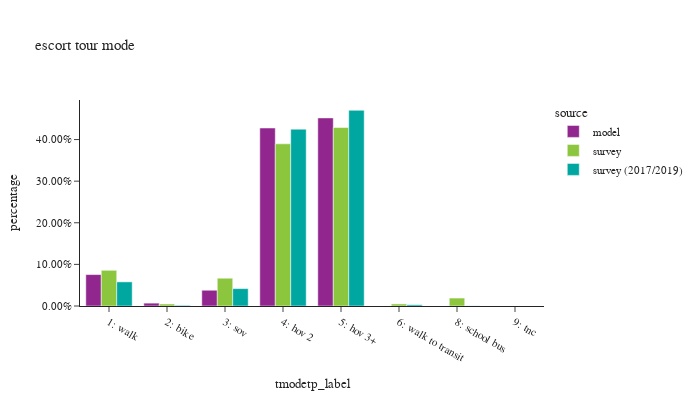

Notebook code cell kept with this figure:
### Code cell
df_plot = es_tour.groupby(['source','tmodetp_label'])['toexpfac'].sum().reset_index()
df_plot['percentage'] = df_plot.groupby(['source'], group_keys=False)['toexpfac']. \
    apply(lambda x: x / float(x.sum()))

df_plot_ct = es_tour.groupby(['source','tmodetp_label'])['toexpfac'].count().reset_index(). \
    rename(columns={'toexpfac':'sample count'})
df_plot = df_plot.merge(df_plot_ct, on=['source','tmodetp_label'])

fig = px.bar(df_plot.sort_values(by=['source']), x="tmodetp_label", y="percentage", color="source",
             barmode="group",hover_data=['sample count'],title="escort tour mode")
fig.update_layout(height=400, width=700, font=dict(size=11),
                  xaxis = dict(dtick = 1, categoryorder='category ascending'),
                  yaxis=dict(tickformat=".2%"))
fig.show()

### Figure 1 — Plotly figure (JSON) as saved in the notebook; plotly's stock layout.template omitted (floating-point values rounded to 4 significant figures)
{"data": [{"alignmentgroup": "True", "customdata": [[57965], [5294], [29062], [328229], [346836]], "hovertemplate": "source=model<br>tmodetp_label=%{x}<br>percentage=%{y}<br>sample count=%{customdata[0]}<extra></extra>", "legendgroup": "model", "marker": {"color": "#91268F", "pattern": {"shape": ""}}, "name": "model", "offsetgroup": "model", "orientation": "v", "showlegend": true, "textposition": "auto", "type": "bar", "x": ["1: walk", "2: bike", "3: sov", "4: hov 2", "5: hov 3+"], "xaxis": "x", "y": [0.07554, 0.006899, 0.03787, 0.4277, 0.452], "yaxis": "y"}, {"alignmentgroup": "True", "customdata": [[1], [7], [290], [14], [69], [19], [113], [367]], "hovertemplate": "source=survey<br>tmodetp_label=%{x}<br>percentage=%{y}<br>sample count=%{customdata[0]}<extra></extra>", "legendgroup": "survey", "marker": {"color": "#8CC63E", "pattern": {"shape": ""}}, "name": "survey", "offsetgroup": "survey", "orientation": "v", "showlegend": true, "textposition": "auto", "type": "bar", "x": ["9: tnc", "8: school bus", "5: hov 3+", "6: walk to transit", "3: sov", "2: bike", "1: walk", "4: hov 2"], "xaxis": "x", "y": [8.244e-06, 0.01908, 0.4289, 0.004973, 0.06676, 0.004786, 0.08579, 0.3897], "yaxis": "y"}, {"alignmentgroup": "True", "customdata": [[3], [163], [8], [45], [652], [489], [28], [1]], "hovertemplate": "source=survey (2017/2019)<br>tmodetp_label=%{x}<br>percentage=%{y}<br>sample count=%{customdata[0]}<extra></extra>", "legendgroup": "survey (2017/2019)", "marker": {"color": "#00A7A0", "pattern": {"shape": ""}}, "name": "survey (2017/2019)", "offsetgroup": "survey (2017/2019)", "orientation": "v", "showlegend": true, "textposition": "auto", "type": "bar", "x": ["8: school bus", "1: walk", "2: bike", "3: sov", "4: hov 2", "5: hov 3+", "6: walk to transit", "9: tnc"], "xaxis": "x", "y": [0.0003253, 0.05802, 0.001558, 0.04177, 0.425, 0.4703, 0.002986, 2.536e-05], "yaxis": "y"}], "layout": {"barmode": "group", "font": {"size": 11}, "height": 400, "legend": {"title": {"text": "source"}, "tracegroupgap": 0}, "title": {"text": "escort tour mode"}, "width": 700, "xaxis": {"anchor": "y", "categoryorder": "category ascending", "domain": [0.0, 1.0], "dtick": 1, "title": {"text": "tmodetp_label"}}, "yaxis": {"anchor": "x", "domain": [0.0, 1.0], "tickformat": ".2%", "title": {"text": "percentage"}}}}
